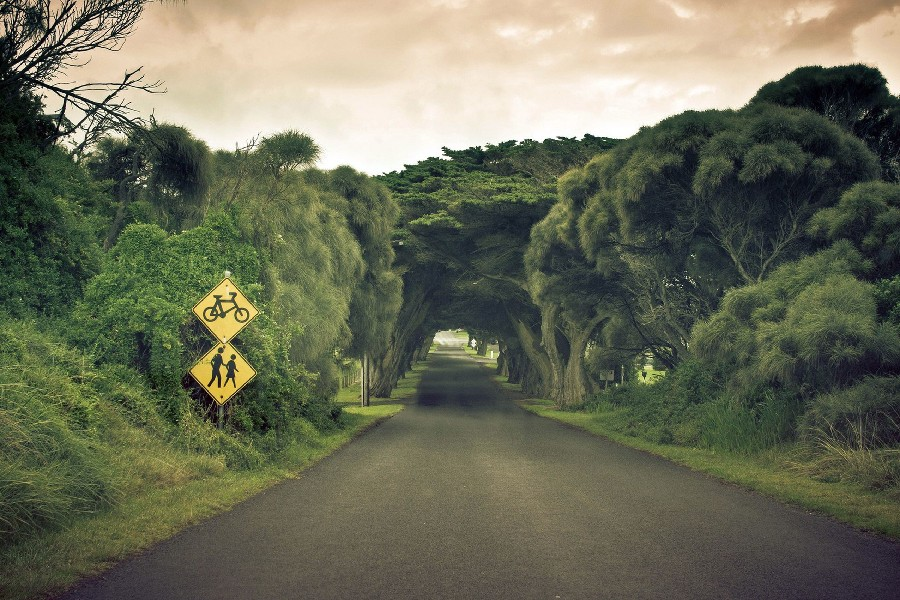
//> input picture Design v2/example.jpg, 900 x 600 px
$ ./main '-ext=../Design v2/example.jpg'   (built with g++ and OpenCV 4)
//> lines starting //> are read from the running program, lines starting //| are printed output that depends on the picture; after the words box and inside, x2 and y2 are one past the last pixel; in counts of white or black regions, pixels touching at a corner belong together
#include "opencv2/imgproc.hpp"
#include "opencv2/highgui.hpp"
#include "opencv2/features2d.hpp"
#include "opencv2/objdetect.hpp"
#include <cstdlib>
#include <iostream>
#include <vector>
#include <cmath>
#include <sstream>

typedef struct ExtractionProperties {
	int Threshold_L;//lower threshold (anything below becomes black)
	int Threshold_U;//upper threshold (currently not implemented)
	double Ratio_L;//lower threshold for ratio of width to height of detected regions
	double Ratio_U;//upper threshold for ratio of width to height of detected regions
	int Area_max;//maximum area size of regions
	int Area_min;//minimum area size of regions
	int MatchingPercent;//this is percentage of width that the ROIs edges must match by to be considered duplicates
} ExtractionProperties;

using namespace cv;
using namespace std;
// Global variables
char* window_name[] = { "Thresholding","ROIS" };

int threshold_value = 70;
int HSV_threshold = 9;
int counter = 1;
int counter_minus1 = 0;

Mat gray, src, hsv, hsv_disp, gray_disp;

string name;
int range;
string extension;

int main(int argc, char** argv) {
	string createFilename(string extension, string baseName, int number, int maxNumber);
	string keys =
		"{name|test|this is the basename of every image, image is of form <name><number><ext> eg test1.png}"
		"{maxNumber|10|the number of the last image in the series}"
		"{ext|.png|the extension of the images}"
		;
	CommandLineParser parser(argc, argv, keys);
	name = parser.get<string>("name");
	range = parser.get<int>("maxNumber") + 1;
	extension = parser.get<string>("ext");

	if (range < 1)
		return -1;

	void imgSel(int, void*);
	void thresholdFunc(int, void*);
	cout << "Region Detection Demo" << endl;
	//load image
	src = imread(createFilename(extension, name, 1, range), 1);
//> src is the input picture: 600 rows x 900 cols, CV_8UC3; mean B, G, R 88.6, 109.1, 107
	if (src.empty())
		return -1;

	//make window to show output
	namedWindow(window_name[0], CV_WINDOW_AUTOSIZE);

	//make trackbar to control the window
	createTrackbar("Thresholding", window_name[0], &threshold_value, 255, thresholdFunc);
	createTrackbar("Image Select", window_name[0], &counter_minus1, range - 2, imgSel);
	//createTrackbar("HSVthresh", window_name[0], &HSV_threshold, 60, thresholdFunc);
	//initialize
	thresholdFunc(0, 0);
//> in thresholdFunc, `cvtColor(src, gray, CV_BGR2GRAY);`:
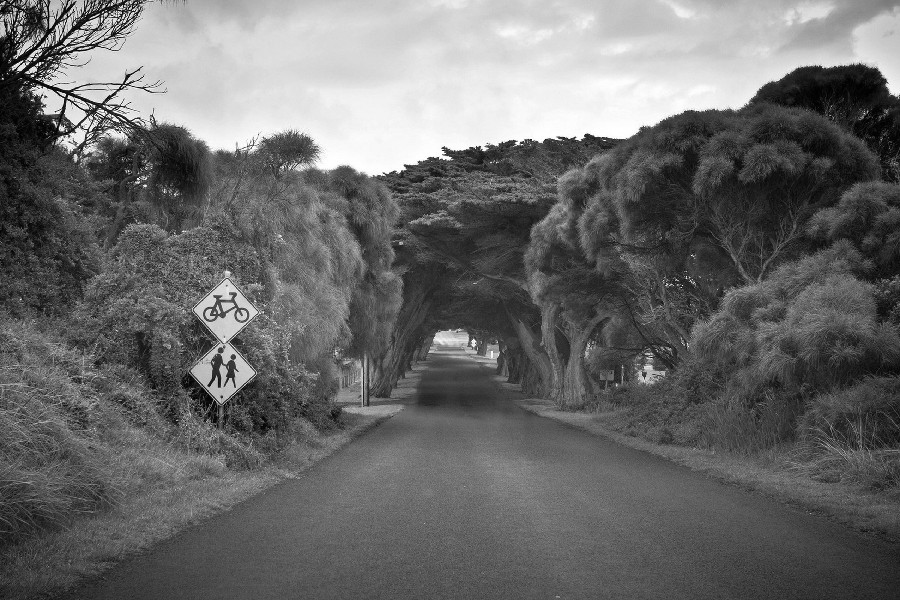
//> gray: 600 rows x 900 cols, CV_8UC1; min 0, max 255, mean 106.1
//> in thresholdFunc, `threshold(gray, gray, threshold_value, 255, 3);`:
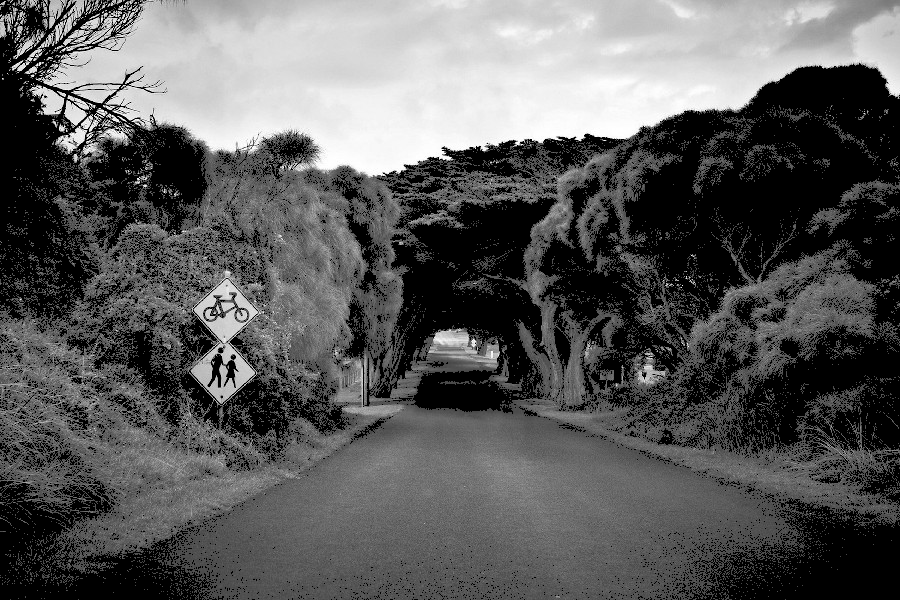
//> gray: 600 rows x 900 cols, CV_8UC1; min 0, max 255, mean 90.2
//> in HSVsegment, `cvtColor(inputImage, outputImage, CV_BGR2HSV);`: outputImage: 600 rows x 900 cols, CV_8UC3; mean H, S, V 46.3, 68.1, 114.3
//> in HSVsegment, `LUT(outputImage, lut, outputImage);`: outputImage: 600 rows x 900 cols, CV_8UC3; mean H, S, V 47.2, 251.9, 255
//> in HSVsegment, `cvtColor(outputImage, outputImage, CV_HSV2BGR);`:
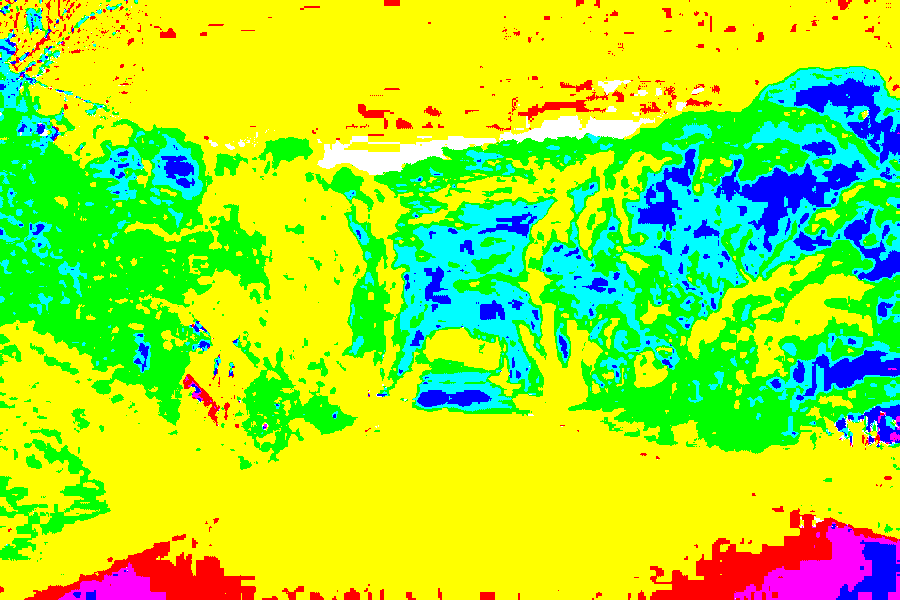
//> outputImage: 600 rows x 900 cols, CV_8UC3; mean B, G, R 43.1, 231.5, 161.6
//> in mserExtractor, `mserExtractor->detectRegions(inputImage, dummyVector, temp);`: dummyVector = 145 contours; largest, box (x1, y1, x2, y2) and area: (191, 279, 258, 404) 11190, (191, 279, 258, 404) 10323, (191, 279, 258, 404) 10224, (792, 1, 899, 46) 9441, (191, 279, 258, 404) 9057; temp = 145 Rects (x, y, width, height), first 8: [96, 195, 56, 55], [118, 325, 95, 92], [221, 378, 125, 62], [345, 303, 22, 55], [405, 197, 38, 24], [345, 213, 32, 58], [706, 501, 193, 98], [859, 461, 40, 35]
//> the loop in mserExtractor, `for (vector<Rect>::iterator it = temp.begin();it != temp.end();it++)` made 145 passes
//> (ratio in FilterROIResults, Previous in FilterROIResults) on passes 1, 2, 3, 4, 5, 6, 7, 9, 11, 12, 13, 14: (0.982, Rect(96, 195, 56, 55)), (0.968, Rect(118, 325, 95, 92)), (0.496, Rect(221, 378, 125, 62)), (2.5, Rect(345, 303, 22, 55)), (0.632, Rect(405, 197, 38, 24)), (1.81, Rect(345, 213, 32, 58)), (0.508, Rect(706, 501, 193, 98)), (0.784, Rect(737, 325, 162, 127)), (0.402, Rect(442, 140, 97, 39)), (0.44, Rect(540, 134, 84, 37)), (2.76, Rect(554, 327, 17, 47)), (0.558, Rect(1, 483, 208, 116))
//> (ratio in FilterROIResults, duplicitiyCount in FilterROIResults, Previous in FilterROIResults) on passes 8, 10, 17, 18, 19, 20: (0.875, 1, Rect(859, 461, 40, 35)), (1.15, 2, Rect(675, 339, 68, 78)), (1.06, 4, Rect(207, 354, 32, 34)), (1.06, 4, Rect(207, 354, 32, 34)), (1.06, 4, Rect(207, 354, 32, 34)), (1.06, 4, Rect(207, 354, 32, 34))
//> in mserExtractor (call 2), `mserExtractor->detectRegions(inputImage, dummyVector, temp);`: dummyVector = 123 contours, 7 with area under 20; largest, box (x1, y1, x2, y2) and area: (389, 200, 553, 391) 78998, (570, 253, 815, 452) 50440, (397, 202, 551, 340) 40914, (398, 203, 533, 340) 28808, (430, 152, 671, 249) 23736; temp = 123 Rects (x, y, width, height), first 8: [641, 191, 35, 33], [744, 166, 110, 68], [798, 81, 80, 41], [664, 182, 102, 103], [398, 227, 134, 112], [818, 353, 82, 35], [422, 374, 78, 35], [545, 252, 93, 76]
//> the loop in mserExtractor (call 2), `for (vector<Rect>::iterator it = temp.begin();it != temp.end();it++)` made 123 passes
//> in thresholdFunc, `imshow(window_name[0], dispImg);`:
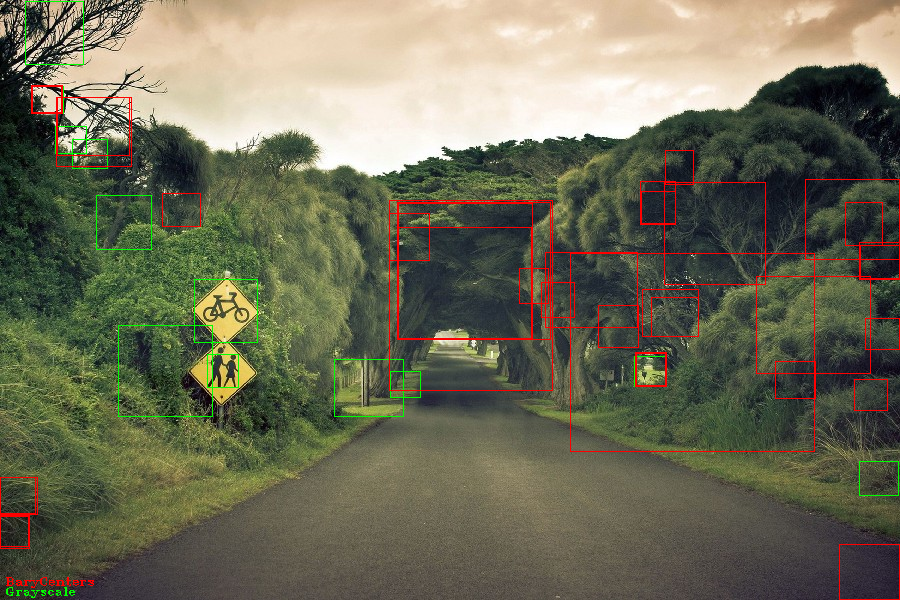
//> window 'Thresholding': 600 rows x 900 cols, CV_8UC3; mean B, G, R 87.4, 108.6, 109.6
//> in thresholdFunc, `imshow("HSV", hsv_disp);`:
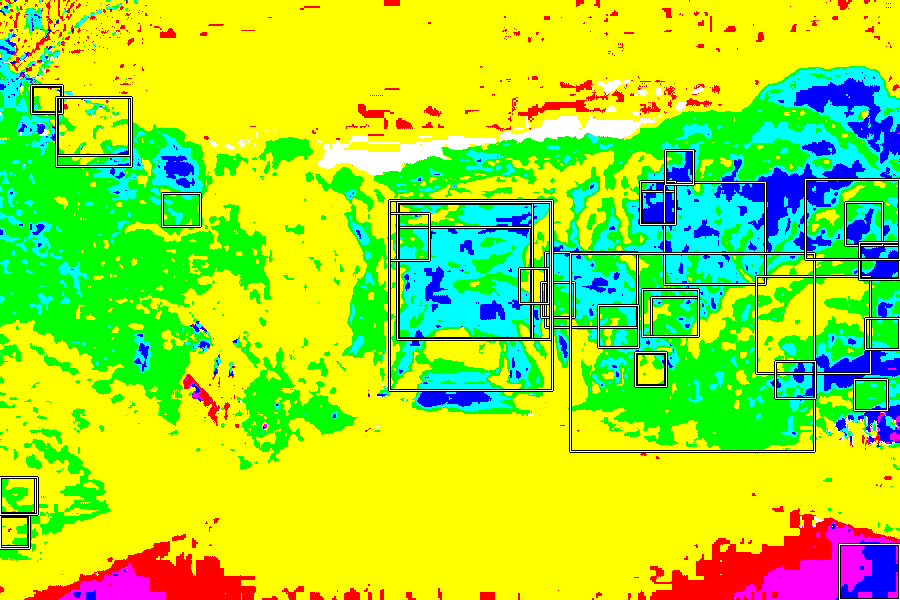
//> window 'HSV': 600 rows x 900 cols, CV_8UC3; mean B, G, R 42.7, 226.4, 161.6
//> in thresholdFunc, `imshow("Grayscale", gray_disp);`:
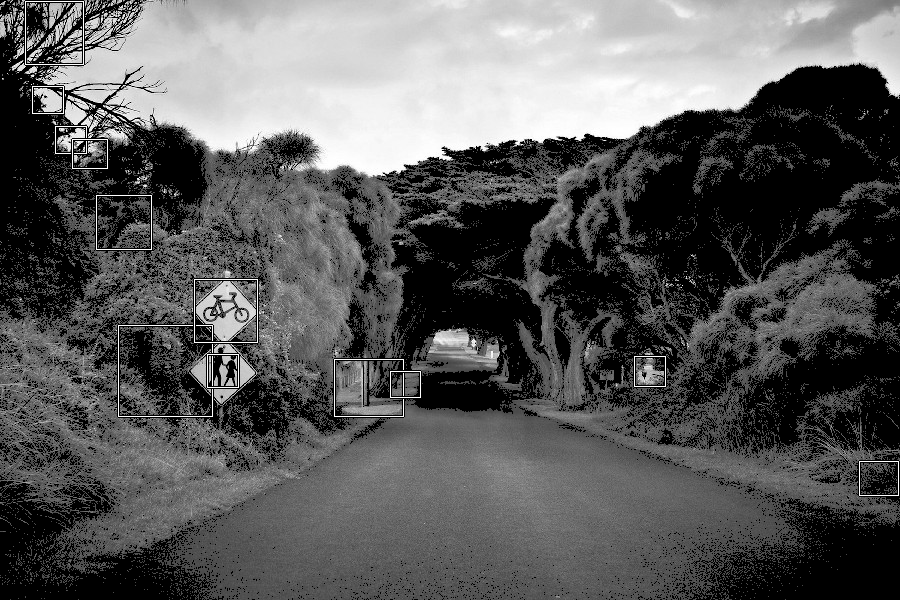
//> window 'Grayscale': 600 rows x 900 cols, CV_8UC1; min 0, max 255, mean 90.3

	while (true)
	{
		int c;
		c = waitKey(20);
//> the Esc key is pressed
		if ((char)c == 27)
		{
			break;
		}
		else if (char(c) == 32) {
			((counter + 1) % range == 0) ? counter = 1 : counter = counter + 1;//wrap around, but skip 0
			string fname = createFilename(extension, name, counter, range);
			src = imread(fname);
			cout << fname << endl;
			thresholdFunc(NULL, NULL);
		}
	}

}

string createFilename(string extension, string baseName, int number, int maxNumber) {
	stringstream filename;
	filename << baseName << (number % maxNumber) << extension;
	string fullname = filename.str();
	return fullname;
}

void thresholdFunc(int, void*)
{
	void HSVsegment(Mat inputImage, Mat & outputImage, int segmentSize = 30, int whiteThreshold = 30);
	double mserExtractor(Mat inputImage, vector<Rect> & Rectangles, ExtractionProperties & props);
	int64 time = getTickCount();

	if (HSV_threshold < 9) {
		HSV_threshold = 9;
	}

	ExtractionProperties ExProps;
	ExProps.Area_min = 20 * 20;
	ExProps.Area_max = 0;//no max limit
	ExProps.Ratio_L = 0.8;
	ExProps.Ratio_U = 1.25;
	ExProps.MatchingPercent = 25;
	ExProps.Threshold_L = 127;
	ExProps.Threshold_U = 200;

	//gray thresholding
	cvtColor(src, gray, CV_BGR2GRAY);
	threshold(gray, gray, threshold_value, 255, 3);

	//HSV segmenting
	HSVsegment(src, hsv, 30, HSV_threshold);

	cout << "Segmentation   = " << (getTickCount() - time) / getTickFrequency() * 1000 << "ms" << endl;


	Mat dispImg;
	src.copyTo(dispImg);
	hsv.copyTo(hsv_disp);
	gray.copyTo(gray_disp);
	//MSER feature detection
	vector<Rect>Rectangles;

	cout << "Grayscale MSER = " << 1000 * mserExtractor(gray, Rectangles, ExProps) << "ms";
	cout << " | Regions = " << Rectangles.size() << endl;
	for (vector<Rect>::iterator it = Rectangles.begin();it != Rectangles.end();it++) {
		rectangle(dispImg, *it, Scalar(0, 255, 0), 1);
		rectangle(gray_disp, *it, Scalar(0, 0, 0), 2);
		rectangle(gray_disp, *it, Scalar(255, 255, 255), 1);
	}
	putText(dispImg, "Grayscale", Point(5, dispImg.rows - 5), FONT_HERSHEY_COMPLEX_SMALL, 0.6, Scalar(0, 255, 0), 1);

	Rectangles.erase(Rectangles.begin(), Rectangles.end());

	cout << "HSV MSER       = " << 1000 * mserExtractor(hsv, Rectangles, ExProps) << "ms";
	cout << " | Regions = " << Rectangles.size() << endl << endl;
	for (vector<Rect>::iterator it = Rectangles.begin();it != Rectangles.end();it++) {
		rectangle(dispImg, *it, Scalar(0, 0, 255), 1);
		rectangle(hsv_disp, *it, Scalar(0, 0, 0), 2);
		rectangle(hsv_disp, *it, Scalar(255, 255, 255), 1);
	}
	putText(dispImg, "BaryCenters", Point(5, dispImg.rows - 15), FONT_HERSHEY_COMPLEX_SMALL, 0.6, Scalar(0, 0, 255), 1);

	imshow(window_name[0], dispImg);

	imshow("HSV", hsv_disp);
	imshow("Grayscale", gray_disp);
}

void imgSel(int, void*) {
	string createFilename(string extension, string baseName, int number, int maxNumber);

	counter = counter_minus1 + 1;
	string fname = createFilename(extension, name, counter, range);
	src = imread(fname);
	cout << fname << endl;
	thresholdFunc(NULL, NULL);
}

double mserExtractor(Mat inputImage, vector<Rect> & Rectangles, ExtractionProperties & props) {
	//function declarations
	bool FilterROIResults(Rect RectangleUnderTesting, ExtractionProperties & props);
	//variable declarations
	int64 start = getTickCount();
	vector<Rect>temp;

	//set up the MSERextractor
	Ptr<MSER> mserExtractor = MSER::create();
	if (props.Area_min != 0)
		mserExtractor->setMinArea(props.Area_min);
	if (props.Area_max != 0)
		mserExtractor->setMaxArea(props.Area_max);
	vector<vector<Point>> dummyVector;
	mserExtractor->detectRegions(inputImage, dummyVector, temp);
	for (vector<Rect>::iterator it = temp.begin();it != temp.end();it++) {
		if (FilterROIResults(*it, props))//filter based on dimensions
			Rectangles.push_back(*it);
	}

	return (getTickCount() - start) / getTickFrequency();
}

bool FilterROIResults(Rect RectangleUnderTesting, ExtractionProperties & props) {
	bool retval = true;//return value defaults to true

	static Rect Previous(Point(0, 0), Point(0, 0));
	float ratio = (float)RectangleUnderTesting.height / (float)RectangleUnderTesting.width;
	//if image is not the right proportion return false
	if (ratio > props.Ratio_U)
		retval = false;
	else if (ratio < props.Ratio_L)
		retval = false;
	else {
		//if the image is the same as the last image return false
		int duplicitiyCount = 0;
		//test left side
		if (std::abs(RectangleUnderTesting.x - (Previous).x) <= ((Previous.width * props.MatchingPercent) / 100))
			duplicitiyCount++;
		//test top side
		if (std::abs(RectangleUnderTesting.y - (Previous).y) <= ((Previous.height * props.MatchingPercent) / 100))
			duplicitiyCount++;
		//test right side
		if (std::abs((RectangleUnderTesting.width + RectangleUnderTesting.x) - ((Previous).width + (Previous).x)) <= ((Previous.width * props.MatchingPercent) / 100))
			duplicitiyCount++;
		//test bottom side
		if (std::abs((RectangleUnderTesting.height + RectangleUnderTesting.y) - ((Previous).height + (Previous).y)) <= ((Previous.width * props.MatchingPercent) / 100))
			duplicitiyCount++;

		if (duplicitiyCount > 1) {//if there are 2 sides that are about the same consider it a duplicate
			retval = false;
		}
	}
	Previous = RectangleUnderTesting;
	return retval;
}

void HSVsegment(Mat inputImage, Mat & outputImage, int segmentSize = 30, int whiteThreshold = 30) {
	static int prevSegmentSize = 0;
	static Mat lut(1, 256, CV_8UC3);
	if (prevSegmentSize != segmentSize) {
		for (int i = 0;i < 256;i++) {
			int extraHue = i % segmentSize;
			int Hval;

			if (i + segmentSize - extraHue >= 180)
				Hval = 0;//H channel
			else if (extraHue < segmentSize / 2)
				Hval = i - extraHue;//H channel
			else
				Hval = i - extraHue + segmentSize;//H channel

			lut.at<Vec3b>(i)[0] = Hval;
			if (i <= whiteThreshold)
				lut.at<Vec3b>(i)[1] = 0;//S channel
			else
				lut.at<Vec3b>(i)[1] = 255;//S channel

			lut.at<Vec3b>(i)[2] = 255;//V channel
		}
		prevSegmentSize = segmentSize;
	}

	cvtColor(inputImage, outputImage, CV_BGR2HSV);
	LUT(outputImage, lut, outputImage);
	cvtColor(outputImage, outputImage, CV_HSV2BGR);
}
